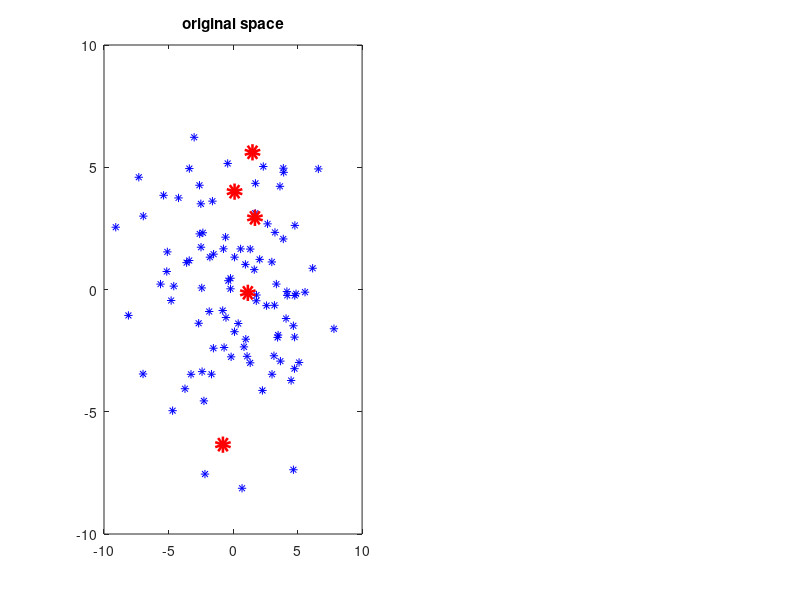

This chart was generated by the following MATLAB code: (Note: this script raises an error after producing the figure.)
clear
close all


X = 3.*randn(100,2);
ssize = 5;
sig2 = 1;
subset = zeros(ssize,2);


indices_subset = 1:ssize;
figure
subplot(1,2,1);
plot(X(:,1),             X(:,2),'b*'); hold on;
plot(X(indices_subset,1),X(indices_subset,2),'ro','linewidth',6); hold off; 
title('original space')

%
% transform the data in feature space
%
features = AFEm(X(indices_subset,:),'RBF_kernel',sig2,X);
subplot(1,2,2);
plot3(features(:,1),             features(:,2),             features(:,3),'k*'); hold on;
plot3(features(indices_subset,1),features(indices_subset,2),features(indices_subset,3),'ro','linewidth',6); hold off;
title('feature space')
features(:,1:3)
features(20:30,1:3)
%%
figure
for t = 1:100,

  %
  % new candidate subset
  %
  r = ceil(rand*ssize);
  candidate = [subset([1:r-1 r+1:end],:); X(t,:)];
  
  %
  % is this candidate better than the previous?
  %
  if kentropy(candidate, 'RBF_kernel',sig2)>...
        kentropy(subset, 'RBF_kernel',sig2),
    subset = candidate;
  end
  
  %
  % make a figure
  %
  plot(X(:,1),X(:,2),'b*'); hold on;
  plot(subset(:,1),subset(:,2),'ro','linewidth',6); hold off; 
end
subset
a=zeros(1,5);
for i=1:size(subset,1)
    b=find(X==subset(i,:));
    a(i)=b(1);
end
%%
%
% make a figure
%
figure
subplot(1,2,1);
plot(X(:,1),             X(:,2),'b*'); hold on;
plot(subset(:,1),subset(:,2),'ro','linewidth',6); hold off; 
title('original space')

%
% transform the data in feature space
%
features = AFEm(X(1:10,:),'RBF_kernel',sig2,X);
subplot(1,2,2);
plot3(features(:,1),             features(:,2),             features(:,3),'k*'); hold on;
plot3(features(a,1),features(a,2),features(a,3),'ro','linewidth',6); hold off;
title('feature space')
features(a,1:3)